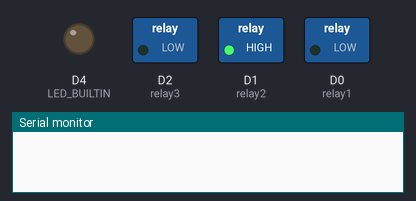
Bench run of a sketch on a simulated ESP8266 (NodeMCU). Shown: switched loads named in the sketch (green lamp = pin HIGH), output pins drawn as LEDs (lit = HIGH, except the on-board LED, lit = LOW), the last lines printed to the serial monitor. At 75.0 s the program restarts the board; the recording ends there.

Above: at 2.5 s.
At 7.5 s:
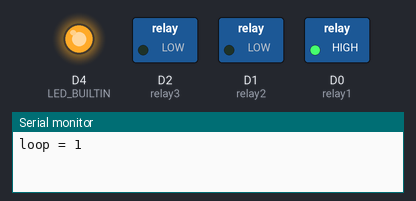
Timing chart, 0 to 13.0 s (numbered marks = the images above):
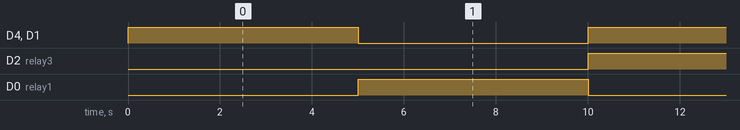

Measured:
- by itself, D4 (LED_BUILTIN), D2 (relay3), D1 (relay2), D0 (relay1): alternates HIGH for 5.0 s and LOW for 5.0 s

The sketch:

TickerBasic.ino
```cpp
#include <Ticker.h>

#define relay1 D0
#define relay2 D1
#define relay3 D2

Ticker tm500ms;

int loop_cnt = 0;

void  myToggle() {

  int state = digitalRead(LED_BUILTIN);  // get the current state of GPIO1 pin
  int state1 = digitalRead(relay1);  // get the current state of GPIO1 pin
  int state2 = digitalRead(relay2);  // get the current state of GPIO1 pin
  int state3 = digitalRead(relay2);  // get the current state of GPIO1 pin
  digitalWrite(LED_BUILTIN, !state);     // set pin to the opposite state
  digitalWrite(relay1, !state1);     // set pin to the opposite state
  digitalWrite(relay2, !state2);     // set pin to the state
  digitalWrite(relay3, !state3);     // set pin to the opposite state
  loop_cnt++;
  Serial.print("loop = ");
  Serial.println(loop_cnt);

  if (loop_cnt == 15) {
    ESP.restart();
  }

}

void setup() {

  Serial.begin(115200);
  Serial.println();
  pinMode(LED_BUILTIN, OUTPUT);
  pinMode(relay1, OUTPUT);
  pinMode(relay2, OUTPUT);
  pinMode(relay3, OUTPUT);
  digitalWrite(LED_BUILTIN, HIGH);
  digitalWrite(relay1, LOW);
  digitalWrite(relay2, HIGH);
  digitalWrite(relay3, LOW);
  tm500ms.attach(5, myToggle);

}

void loop() {
}
```
